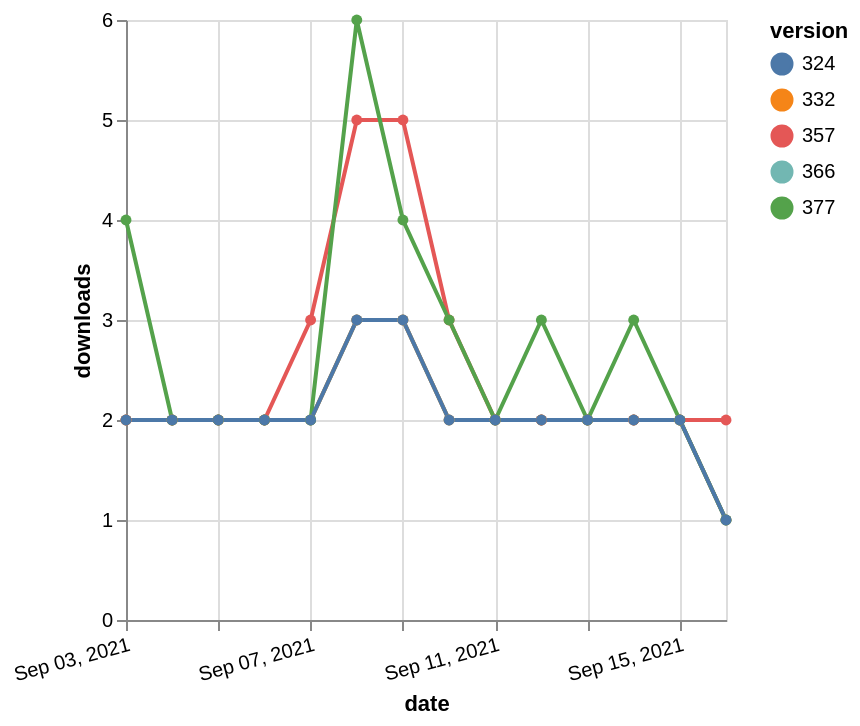

Vega-Lite specification stored for this chart:
### Vega-Lite specification from a JSON file in a GitHub repository (floating-point values rounded to 4 significant figures)
{"$schema": "https://vega.github.io/schema/vega-lite/v5.json", "description": "A simple bar chart with embedded data.", "data": {"values": [{"date": "2021-09-03", "total": 2321, "delta": 2, "version": "366"}, {"date": "2021-09-04", "total": 2323, "delta": 2, "version": "366"}, {"date": "2021-09-05", "total": 2325, "delta": 2, "version": "366"}, {"date": "2021-09-06", "total": 2327, "delta": 2, "version": "366"}, {"date": "2021-09-07", "total": 2329, "delta": 2, "version": "366"}, {"date": "2021-09-08", "total": 2332, "delta": 3, "version": "366"}, {"date": "2021-09-09", "total": 2335, "delta": 3, "version": "366"}, {"date": "2021-09-10", "total": 2337, "delta": 2, "version": "366"}, {"date": "2021-09-11", "total": 2339, "delta": 2, "version": "366"}, {"date": "2021-09-12", "total": 2341, "delta": 2, "version": "366"}, {"date": "2021-09-13", "total": 2343, "delta": 2, "version": "366"}, {"date": "2021-09-14", "total": 2345, "delta": 2, "version": "366"}, {"date": "2021-09-15", "total": 2347, "delta": 2, "version": "366"}, {"date": "2021-09-16", "total": 2348, "delta": 1, "version": "366"}, {"date": "2021-09-03", "total": 2892, "delta": 2, "version": "357"}, {"date": "2021-09-04", "total": 2894, "delta": 2, "version": "357"}, {"date": "2021-09-05", "total": 2896, "delta": 2, "version": "357"}, {"date": "2021-09-06", "total": 2898, "delta": 2, "version": "357"}, {"date": "2021-09-07", "total": 2901, "delta": 3, "version": "357"}, {"date": "2021-09-08", "total": 2906, "delta": 5, "version": "357"}, {"date": "2021-09-09", "total": 2911, "delta": 5, "version": "357"}, {"date": "2021-09-10", "total": 2914, "delta": 3, "version": "357"}, {"date": "2021-09-11", "total": 2916, "delta": 2, "version": "357"}, {"date": "2021-09-12", "total": 2918, "delta": 2, "version": "357"}, {"date": "2021-09-13", "total": 2920, "delta": 2, "version": "357"}, {"date": "2021-09-14", "total": 2922, "delta": 2, "version": "357"}, {"date": "2021-09-15", "total": 2924, "delta": 2, "version": "357"}, {"date": "2021-09-16", "total": 2926, "delta": 2, "version": "357"}, {"date": "2021-09-03", "total": 2807, "delta": 2, "version": "332"}, {"date": "2021-09-04", "total": 2809, "delta": 2, "version": "332"}, {"date": "2021-09-05", "total": 2811, "delta": 2, "version": "332"}, {"date": "2021-09-06", "total": 2813, "delta": 2, "version": "332"}, {"date": "2021-09-07", "total": 2815, "delta": 2, "version": "332"}, {"date": "2021-09-08", "total": 2818, "delta": 3, "version": "332"}, {"date": "2021-09-09", "total": 2821, "delta": 3, "version": "332"}, {"date": "2021-09-10", "total": 2823, "delta": 2, "version": "332"}, {"date": "2021-09-11", "total": 2825, "delta": 2, "version": "332"}, {"date": "2021-09-12", "total": 2827, "delta": 2, "version": "332"}, {"date": "2021-09-13", "total": 2829, "delta": 2, "version": "332"}, {"date": "2021-09-14", "total": 2831, "delta": 2, "version": "332"}, {"date": "2021-09-15", "total": 2833, "delta": 2, "version": "332"}, {"date": "2021-09-16", "total": 2834, "delta": 1, "version": "332"}, {"date": "2021-09-03", "total": 2131, "delta": 4, "version": "377"}, {"date": "2021-09-04", "total": 2133, "delta": 2, "version": "377"}, {"date": "2021-09-05", "total": 2135, "delta": 2, "version": "377"}, {"date": "2021-09-06", "total": 2137, "delta": 2, "version": "377"}, {"date": "2021-09-07", "total": 2139, "delta": 2, "version": "377"}, {"date": "2021-09-08", "total": 2145, "delta": 6, "version": "377"}, {"date": "2021-09-09", "total": 2149, "delta": 4, "version": "377"}, {"date": "2021-09-10", "total": 2152, "delta": 3, "version": "377"}, {"date": "2021-09-11", "total": 2154, "delta": 2, "version": "377"}, {"date": "2021-09-12", "total": 2157, "delta": 3, "version": "377"}, {"date": "2021-09-13", "total": 2159, "delta": 2, "version": "377"}, {"date": "2021-09-14", "total": 2162, "delta": 3, "version": "377"}, {"date": "2021-09-15", "total": 2164, "delta": 2, "version": "377"}, {"date": "2021-09-16", "total": 2165, "delta": 1, "version": "377"}, {"date": "2021-09-03", "total": 2565, "delta": 2, "version": "324"}, {"date": "2021-09-04", "total": 2567, "delta": 2, "version": "324"}, {"date": "2021-09-05", "total": 2569, "delta": 2, "version": "324"}, {"date": "2021-09-06", "total": 2571, "delta": 2, "version": "324"}, {"date": "2021-09-07", "total": 2573, "delta": 2, "version": "324"}, {"date": "2021-09-08", "total": 2576, "delta": 3, "version": "324"}, {"date": "2021-09-09", "total": 2579, "delta": 3, "version": "324"}, {"date": "2021-09-10", "total": 2581, "delta": 2, "version": "324"}, {"date": "2021-09-11", "total": 2583, "delta": 2, "version": "324"}, {"date": "2021-09-12", "total": 2585, "delta": 2, "version": "324"}, {"date": "2021-09-13", "total": 2587, "delta": 2, "version": "324"}, {"date": "2021-09-14", "total": 2589, "delta": 2, "version": "324"}, {"date": "2021-09-15", "total": 2591, "delta": 2, "version": "324"}, {"date": "2021-09-16", "total": 2592, "delta": 1, "version": "324"}]}, "width": "container", "mark": {"type": "line", "point": {"filled": true}}, "encoding": {"x": {"field": "date", "type": "temporal", "timeUnit": "yearmonthdate", "title": "date", "axis": {"labelAngle": -15}}, "y": {"field": "delta", "type": "quantitative", "title": "downloads"}, "color": {"field": "version", "type": "nominal"}, "tooltip": {"field": "delta"}}}
